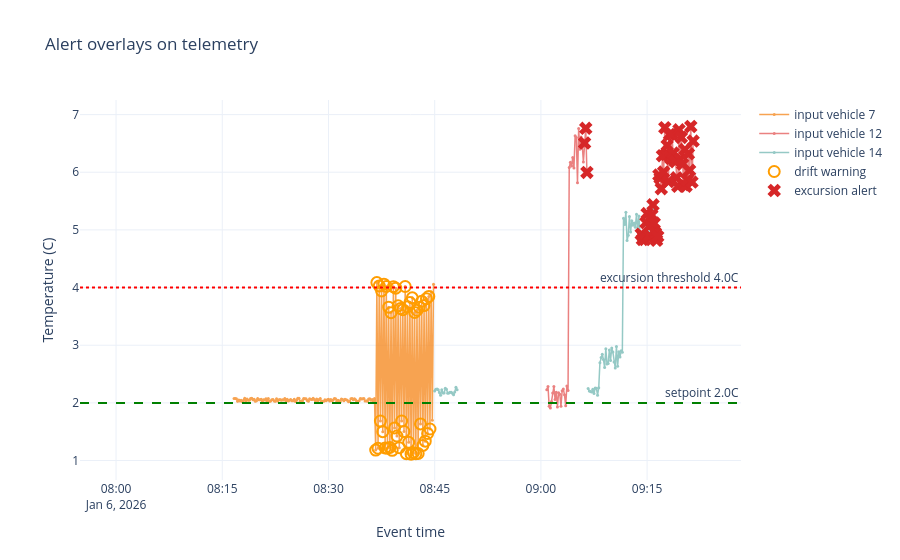

Notebook code for this chart:
### Markdown cell above
Now overlay alert outputs on top of the same input signal: orange circles are drift warnings and red X markers are excursion alerts.

### Code cell
# NOTE: marker_cold_detection_plot
def build_time_index(runtime_sql, source_stream: str):
    msgs = runtime_sql.get_store().read(source_stream)
    return {msg.timestamp: i + 1 for i, msg in enumerate(msgs)}


def view_history_df(runtime_sql, view_name: str, source_stream: str, source_axis: pd.DataFrame):
    meta = runtime_sql.get_catalog().lookup_view(view_name)
    cols = [name for name, _ in sorted(meta.field_map.items(), key=lambda kv: kv[1])]
    msgs = runtime_sql.get_store().read(view_name)
    if not msgs:
        return pd.DataFrame(columns=['event_idx', 'event_time'] + cols)

    time_index = build_time_index(runtime_sql, source_stream)
    rows = []
    for msg in msgs:
        row = {col: msg.values[i] for i, col in enumerate(cols)}
        row['event_idx'] = time_index.get(msg.timestamp)
        rows.append(row)

    df = pd.DataFrame(rows)
    if df.empty:
        return df

    df = df.dropna(subset=['event_idx']).copy()
    df['event_idx'] = df['event_idx'].astype(int)
    df = df.merge(source_axis, on='event_idx', how='left')
    return df

source_axis = telemetry_df[['event_idx', 'event_time']].copy()
exc_df = view_history_df(sql, 'excursion_alerts', 'fleet_telemetry', source_axis)
drift_df = view_history_df(sql, 'drift_warnings', 'fleet_telemetry', source_axis)

fig = go.Figure()
for vid, color in [(7.0, '#F58518'), (12.0, '#E45756'), (14.0, '#72B7B2')]:
    d = telemetry_df[telemetry_df['vehicle_id'] == vid][['event_idx', 'temp_c']]
    d = source_axis.merge(d, on='event_idx', how='left')
    fig.add_trace(
        go.Scatter(
            x=d['event_time'],
            y=d['temp_c'],
            mode='lines+markers',
            connectgaps=False,
            name=f'input vehicle {int(vid)}',
            marker=dict(size=3),
            line=dict(width=1.5, color=color),
            opacity=0.75,
        )
    )

if not drift_df.empty:
    fig.add_trace(
        go.Scatter(
            x=drift_df['event_time'],
            y=drift_df['temp_c'],
            mode='markers',
            name='drift warning',
            marker=dict(size=11, color='#FF9D00', symbol='circle-open', line=dict(width=2)),
        )
    )

if not exc_df.empty:
    fig.add_trace(
        go.Scatter(
            x=exc_df['event_time'],
            y=exc_df['temp_c'],
            mode='markers',
            name='excursion alert',
            marker=dict(size=12, color='#D62728', symbol='x'),
        )
    )

fig.add_hline(y=2.0, line_dash='dash', line_color='green', annotation_text='setpoint 2.0C')
fig.add_hline(y=4.0, line_dash='dot', line_color='red', annotation_text='excursion threshold 4.0C')
fig.update_layout(
    title='Alert overlays on telemetry',
    xaxis_title='Event time',
    yaxis_title='Temperature (C)',
    template='plotly_white',
    height=560,
)
fig.show()

### Figure 1 — Plotly figure (JSON) as saved in the notebook; plotly's stock layout.template omitted (floating-point values rounded to 4 significant figures; data arrays with more than 128 entries replaced by an {"elided": "..."} marker saying what was removed)
{"data": [{"connectgaps": false, "line": {"color": "#F58518", "width": 1.5}, "marker": {"size": 3}, "mode": "lines+markers", "name": "input vehicle 7", "opacity": 0.75, "type": "scatter", "x": {"elided": "500 str values"}, "y": {"elided": "500 float values"}}, {"connectgaps": false, "line": {"color": "#E45756", "width": 1.5}, "marker": {"size": 3}, "mode": "lines+markers", "name": "input vehicle 12", "opacity": 0.75, "type": "scatter", "x": {"elided": "500 str values"}, "y": {"elided": "500 float values"}}, {"connectgaps": false, "line": {"color": "#72B7B2", "width": 1.5}, "marker": {"size": 3}, "mode": "lines+markers", "name": "input vehicle 14", "opacity": 0.75, "type": "scatter", "x": {"elided": "500 str values"}, "y": {"elided": "500 float values"}}, {"marker": {"color": "#FF9D00", "line": {"width": 2}, "size": 11, "symbol": "circle-open"}, "mode": "markers", "name": "drift warning", "type": "scatter", "x": ["2026-01-06T08:36:40.000000", "2026-01-06T08:36:50.000000", "2026-01-06T08:37:00.000000", "2026-01-06T08:37:10.000000", "2026-01-06T08:37:20.000000", "2026-01-06T08:37:30.000000", "2026-01-06T08:37:40.000000", "2026-01-06T08:37:50.000000", "2026-01-06T08:38:00.000000", "2026-01-06T08:38:10.000000", "2026-01-06T08:38:20.000000", "2026-01-06T08:38:30.000000", "2026-01-06T08:38:40.000000", "2026-01-06T08:38:50.000000", "2026-01-06T08:39:00.000000", "2026-01-06T08:39:10.000000", "2026-01-06T08:39:20.000000", "2026-01-06T08:39:30.000000", "2026-01-06T08:39:40.000000", "2026-01-06T08:39:50.000000", "2026-01-06T08:40:00.000000", "2026-01-06T08:40:10.000000", "2026-01-06T08:40:20.000000", "2026-01-06T08:40:30.000000", "2026-01-06T08:40:40.000000", "2026-01-06T08:40:50.000000", "2026-01-06T08:41:00.000000", "2026-01-06T08:41:10.000000", "2026-01-06T08:41:20.000000", "2026-01-06T08:41:30.000000", "2026-01-06T08:41:40.000000", "2026-01-06T08:41:50.000000", "2026-01-06T08:42:00.000000", "2026-01-06T08:42:10.000000", "2026-01-06T08:42:20.000000", "2026-01-06T08:42:30.000000", "2026-01-06T08:42:40.000000", "2026-01-06T08:42:50.000000", "2026-01-06T08:43:00.000000", "2026-01-06T08:43:10.000000", "2026-01-06T08:43:20.000000", "2026-01-06T08:43:30.000000", "2026-01-06T08:43:40.000000", "2026-01-06T08:43:50.000000", "2026-01-06T08:44:00.000000", "2026-01-06T08:44:10.000000", "2026-01-06T08:44:20.000000"], "y": [1.181, 4.086, 1.214, 4.029, 1.685, 3.942, 1.501, 4.058, 1.219, 4.018, 1.214, 3.66, 1.228, 3.565, 1.177, 4.015, 1.567, 3.99, 1.424, 3.683, 1.223, 3.637, 1.686, 3.616, 1.503, 4.019, 1.12, 3.667, 1.315, 3.74, 1.111, 3.822, 1.136, 3.569, 1.118, 3.607, 1.122, 3.659, 1.635, 3.761, 1.263, 3.688, 1.336, 3.807, 1.469, 3.846, 1.547]}, {"marker": {"color": "#D62728", "size": 12, "symbol": "x"}, "mode": "markers", "name": "excursion alert", "type": "scatter", "x": ["2026-01-06T09:06:10.000000", "2026-01-06T09:06:20.000000", "2026-01-06T09:06:30.000000", "2026-01-06T09:14:10.000000", "2026-01-06T09:14:20.000000", "2026-01-06T09:14:30.000000", "2026-01-06T09:14:40.000000", "2026-01-06T09:14:50.000000", "2026-01-06T09:15:00.000000", "2026-01-06T09:15:10.000000", "2026-01-06T09:15:20.000000", "2026-01-06T09:15:30.000000", "2026-01-06T09:15:40.000000", "2026-01-06T09:15:50.000000", "2026-01-06T09:16:00.000000", "2026-01-06T09:16:10.000000", "2026-01-06T09:16:20.000000", "2026-01-06T09:16:30.000000", "2026-01-06T09:16:40.000000", "2026-01-06T09:16:50.000000", "2026-01-06T09:17:00.000000", "2026-01-06T09:17:10.000000", "2026-01-06T09:17:20.000000", "2026-01-06T09:17:30.000000", "2026-01-06T09:17:40.000000", "2026-01-06T09:17:50.000000", "2026-01-06T09:18:00.000000", "2026-01-06T09:18:10.000000", "2026-01-06T09:18:20.000000", "2026-01-06T09:18:30.000000", "2026-01-06T09:18:40.000000", "2026-01-06T09:18:50.000000", "2026-01-06T09:19:00.000000", "2026-01-06T09:19:10.000000", "2026-01-06T09:19:20.000000", "2026-01-06T09:19:30.000000", "2026-01-06T09:19:40.000000", "2026-01-06T09:19:50.000000", "2026-01-06T09:20:00.000000", "2026-01-06T09:20:10.000000", "2026-01-06T09:20:20.000000", "2026-01-06T09:20:30.000000", "2026-01-06T09:20:40.000000", "2026-01-06T09:20:50.000000", "2026-01-06T09:21:00.000000", "2026-01-06T09:21:10.000000", "2026-01-06T09:21:20.000000", "2026-01-06T09:21:30.000000"], "y": [6.507, 6.762, 5.997, 4.926, 4.834, 4.885, 4.834, 5.125, 5.284, 4.88, 4.901, 5.089, 5.257, 5.434, 5.117, 4.948, 4.82, 4.886, 5.95, 5.897, 5.716, 6.288, 6.002, 6.772, 6.309, 6.467, 5.839, 6.655, 6.24, 6.66, 6.331, 6.216, 6.185, 5.903, 5.757, 6.735, 6.226, 6.604, 6.141, 5.781, 6.392, 5.759, 5.864, 6.319, 6.034, 6.793, 5.83, 6.541]}], "layout": {"annotations": [{"showarrow": false, "text": "setpoint 2.0C", "x": 1, "xanchor": "right", "xref": "x domain", "y": 2.0, "yanchor": "bottom", "yref": "y"}, {"showarrow": false, "text": "excursion threshold 4.0C", "x": 1, "xanchor": "right", "xref": "x domain", "y": 4.0, "yanchor": "bottom", "yref": "y"}], "height": 560, "shapes": [{"line": {"color": "green", "dash": "dash"}, "type": "line", "x0": 0, "x1": 1, "xref": "x domain", "y0": 2.0, "y1": 2.0, "yref": "y"}, {"line": {"color": "red", "dash": "dot"}, "type": "line", "x0": 0, "x1": 1, "xref": "x domain", "y0": 4.0, "y1": 4.0, "yref": "y"}], "title": {"text": "Alert overlays on telemetry"}, "xaxis": {"title": {"text": "Event time"}}, "yaxis": {"title": {"text": "Temperature (C)"}}}}
